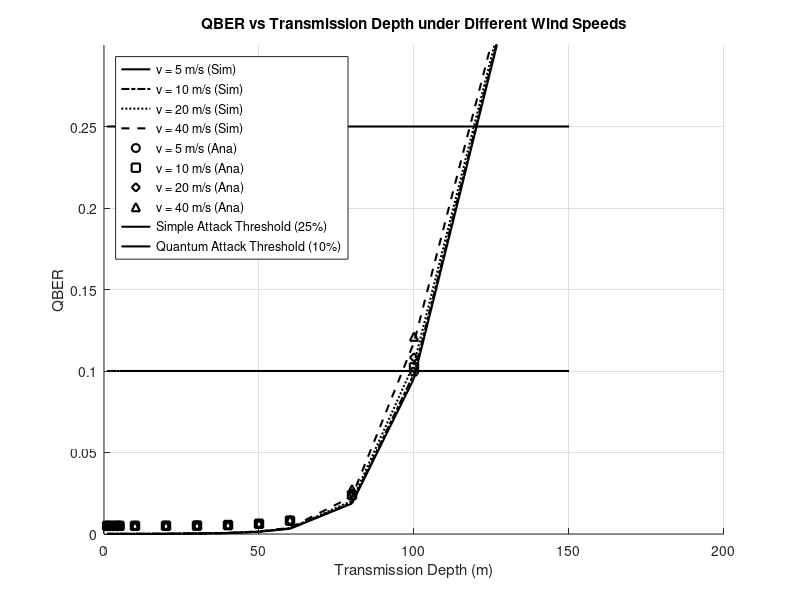

This chart was generated by the following MATLAB code:
clc; close all; clear;

%% ---------- Shared parameters ----------
K3 = 1e-14;                 % Turbulence strength
lambda = 480e-9;            % Wavelength (m)

R_d = 0.0125;
A = 30e-4;                  % 30 cm^2 -> m^2
delta_t_prime = 200e-15;    % s
delta_t = 35e-9;            % s
delta_lambda = 0.12e-9;     % m
phi = 26*(pi/180);          % rad
omega = 2*pi*(1 - cos(phi));
h = 6.626e-34;              % J*s
c = 3e8;                    % m/s
I_dc = 30;                  % Hz
u = 0.5;                    % photons/pulse
eta = 0.3;                  % quantum efficiency
x_c = 0.075;                % m^-1 (base attenuation)

alpha = 40*(pi/180);        % rad
n1 = 1.0;                   % air
n2 = 1.33;                  % water
L  = 1000;                  % air path (m)

% Transmission depth & wind speeds
r = [1 2 4 5 10 20 30 40 50 60 80 100 150]; % m
v = [5 10 20 40];                         % m/s

%% ---------- Background radiation ----------
p_s = (R_d * A * delta_t_prime * lambda * delta_lambda * omega) ...
      / (4 * h * c * delta_t);

%% ---------- Photon factor ----------
A_photon = (u * eta) / (4 * delta_t);

%% ---------- Turbulence statistics ----------
sigmar2 = 37.3 * K3 * ((2*pi/lambda)^(7/6)) * (L^(11/6));
sigma2  = exp(((0.49*sigmar2)/((1 + 1.11*sigmar2^(12/5))^(7/6))) + ...
              ((0.51*sigmar2)/((1 + 0.69*sigmar2^(12/5))^(5/6)))) - 1;

%% ---------- Allocate ----------
QBER_sim = zeros(length(v), length(r));
QBER_ana = zeros(length(v), length(r));

%% ---------- Simulation ----------
for i = 1:length(v)

    wind_speed = v(i);

    % Wind-modified attenuation
    x_c_mod = x_c * (1.2 + wind_speed/1000);

    % Photon counts
    N_mod  = A_photon .* exp(-x_c_mod .* r);
    N_base = A_photon .* exp(-x_c .* r);

    % Turbulence-induced angle
    u_rand = rand(1,length(r));
    beta   = atan(sqrt(-sigma2 .* log(u_rand)));

    theta_min = abs(beta - alpha);
    theta_max = beta + alpha;
    theta_1   = theta_min + (theta_max - theta_min).*rand(1,length(r));

    % Fresnel coefficients
    theta_2 = asin((n1 .* sin(theta_1)) / n2);
    t_p = (2 .* sin(theta_2) .* cos(theta_1)) ./ ...
          (sin(theta_1 + theta_2) .* cos(theta_1 - theta_2));
    t_s = (2 .* sin(theta_2) .* cos(theta_1)) ./ ...
          (sin(theta_1 + theta_2));

    % Polarization mismatch
    theta_dev = abs(atan(t_p ./ t_s) - pi/4);
    eta_p = (sin(theta_dev)).^2;

    % QBER (simulation)
    QBER_sim(i,:) = (N_base .* eta_p + I_dc + p_s) ./ ...
                    (2*N_mod + 2*I_dc + 2*p_s);
end

%% ---------- Analytic ----------
eta_p_avg = 0.01;   % average polarization error
for i = 1:length(v)
    x_c_eff = x_c * (1.2 + v(i)/1000);
    N = A_photon .* exp(-x_c_eff .* r);

    QBER_ana(i,:) = (N .* eta_p_avg + I_dc + p_s) ./ ...
                    (2*N + 2*I_dc + 2*p_s);
end

%% ---------- Plot ----------
figure;
hold on; grid on;

% Styles
lineStyles = {'k-','k-.','k:','k--'};     % Simulation
markers    = {'ko','ks','kd','k^'};       % Analytic

% Simulation (lines)
for i = 1:length(v)
    plot(r, QBER_sim(i,:), lineStyles{i}, ...
        'LineWidth',1.5, ...
        'DisplayName',sprintf('v = %d m/s (Sim)',v(i)));
end

% Analytic (markers)
for i = 1:length(v)
    plot(r, QBER_ana(i,:), markers{i}, ...
        'MarkerSize',6, ...
        'LineWidth',1.5, ...
        'DisplayName',sprintf('v = %d m/s (Ana)',v(i)));
end

% Thresholds
plot(r,0.25*ones(size(r)),'k','LineWidth',1.5,...
    'DisplayName','Simple Attack Threshold (25%)');
plot(r,0.10*ones(size(r)),'k','LineWidth',1.5,...
    'DisplayName','Quantum Attack Threshold (10%)');

xlabel('Transmission Depth (m)');
ylabel('QBER');
title('QBER vs Transmission Depth under Different Wind Speeds');
legend('Location','northwest');
ylim([0 0.3]);

hold off;
